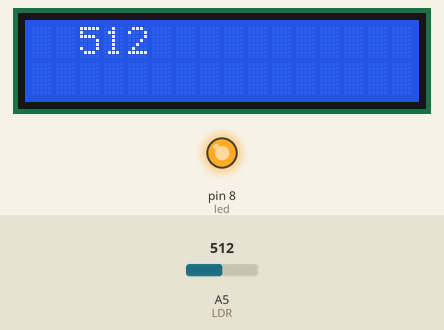
The sketch below on a simulated Arduino Uno, built with avr-gcc and run on an emulated ATmega328P. Shown: 16×2 character LCD, output pins drawn as LEDs (lit = HIGH). Inputs (shaded band) come from the test bench; at power-on: A5 (LDR) = 512. What the sketch prints to the serial monitor is not drawn.

Above: at 1.2 s.
1.3 s: A5 (LDR) set to 684
At 1.9 s:
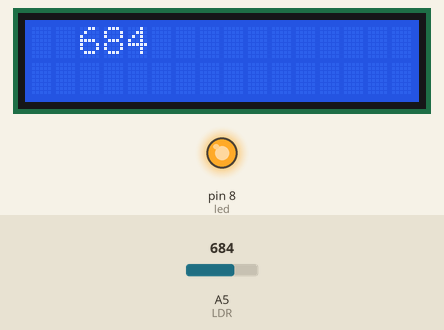
3.0 s: A5 (LDR) set to 713
At 5.2 s:
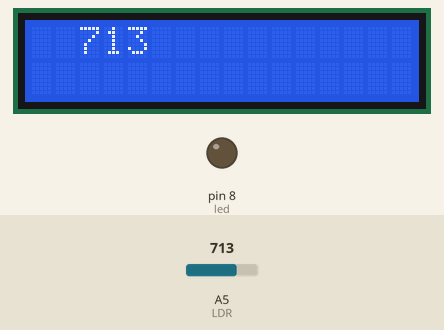
5.6 s: A5 (LDR) set to 690
At 6.9 s:
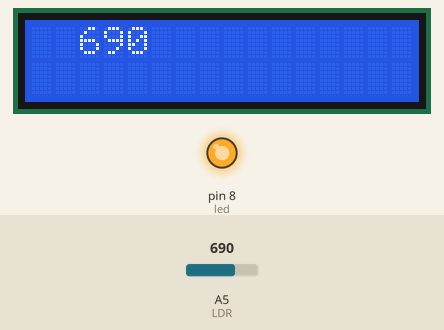
Timing chart, 0 to 8.6 s (numbered marks = the images above; inputs shaded):
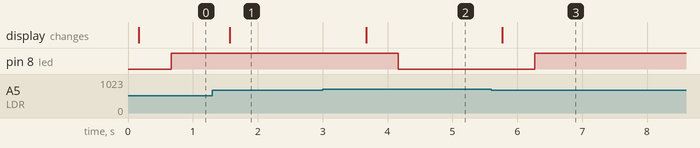

Measured:
- the behaviour switches between 700 and 701 on A5 (LDR) (found by bisection; images 1 and 2)
- after the input at 1.3 s, the display: changes after 0.27 s (image 1)
- after the input at 3.0 s, pin 8 (led): HIGH → LOW after 1.2 s; the display: changes after 0.67 s (image 2)
- after the input at 5.6 s, pin 8 (led): LOW → HIGH after 0.67 s; the display: changes after 0.17 s (image 3)

The sketch:

FotoresistenciaLed_LDR+LCD_AMAS.ino
```cpp
//libreria para poder utilizar la pantalla LCD
#include <LiquidCrystal.h>
//declaramos las variables
int led = 8;
int LDR = A5;
int valor;
int limite = 700;

//inicializamos el objeto LCD con los pines que estan con el arduino conectamos al LCD
LiquidCrystal lcd(7,6,5,4,3,2);
void setup() {
Serial.begin(9600); //DONDE NOS MUESTRA LOS DATOS Y LA FECUENCIA
pinMode(LDR, INPUT);//DATOS DE ENTRADA AL PIN
pinMode(led, OUTPUT);//DE SALIDA
lcd.begin(16,2);//TAMAÑO DE LA PANTALLA
}

void loop() {
 int valor = analogRead(LDR);//de donde llegan los datos
Serial.println(valor);//nos imprime el valor
delay(100); //ESPERA 100 MILISEGUNDOS
lcd.setCursor(2, 0);//PONE EL CURSOR EN LA POSICION 2  DEL LCD
lcd.print(valor); //MUESTRA EL VALOR
//lcd.scrollDisplayLeft();
delay (500);

 //INDICAMOS QUE SI EL VALOR ES IGUAL O MENOR AL LIMITE SE ENCIENDA EL LED
if (valor <= limite){
digitalWrite(led, HIGH);
  delay(100);
}
else{ //SI EL VALOR ES MAYOR AL LIMITE SE APAGUE EL LED
 digitalWrite(led, LOW);
 delay(100);
}

}
```
